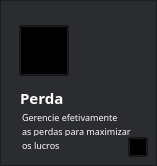
                                     <widget class="QFrame" name="frame_perda_3">
                                      <property name="minimumSize">
                                       <size>
                                        <width>151</width>
                                        <height>161</height>
                                       </size>
                                      </property>
                                      <property name="maximumSize">
                                       <size>
                                        <width>123456</width>
                                        <height>123456</height>
                                       </size>
                                      </property>
                                      <property name="styleSheet">
                                       <string notr="true">QFrame{
	background-color: rgba(32, 33, 37, 200);
	background-image: url(none);}

QFrame:hover
{border: 0.5px solid rgba(255, 255, 255, 80)}</string>
                                      </property>
                                      <property name="frameShape">
                                       <enum>QFrame::StyledPanel</enum>
                                      </property>
                                      <property name="frameShadow">
                                       <enum>QFrame::Raised</enum>
                                      </property>
                                      <widget class="QPushButton" name="btn_logo_perda_3">
                                       <property name="geometry">
                                        <rect>
                                         <x>19</x>
                                         <y>25</y>
                                         <width>50</width>
                                         <height>51</height>
                                        </rect>
                                       </property>
                                       <property name="styleSheet">
                                        <string notr="true">background-color: transparent</string>
                                       </property>
                                       <property name="text">
                                        <string/>
                                       </property>
                                       <property name="icon">
                                        <iconset>
                                         <normaloff>../../../images/svg_icons/icon_line_chart_down.svg</normaloff>../../../images/svg_icons/icon_line_chart_down.svg</iconset>
                                       </property>
                                       <property name="iconSize">
                                        <size>
                                         <width>57</width>
                                         <height>57</height>
                                        </size>
                                       </property>
                                      </widget>
                                      <widget class="QLabel" name="lbl_perda_3">
                                       <property name="geometry">
                                        <rect>
                                         <x>20</x>
                                         <y>90</y>
                                         <width>50</width>
                                         <height>16</height>
                                        </rect>
                                       </property>
                                       <property name="font">
                                        <font>
                                         <family>Segoe UI Semilight</family>
                                         <pointsize>11</pointsize>
                                         <bold>true</bold>
                                        </font>
                                       </property>
                                       <property name="styleSheet">
                                        <string notr="true">border:none;
color: rgb(255, 255, 255);
background-color: transparent</string>
                                       </property>
                                       <property name="text">
                                        <string>Perda</string>
                                       </property>
                                      </widget>
                                      <widget class="QLabel" name="lbl_info_perda_7">
                                       <property name="geometry">
                                        <rect>
                                         <x>22</x>
                                         <y>112</y>
                                         <width>101</width>
                                         <height>10</height>
                                        </rect>
                                       </property>
                                       <property name="font">
                                        <font>
                                         <family>Segoe UI Light</family>
                                         <pointsize>7</pointsize>
                                        </font>
                                       </property>
                                       <property name="styleSheet">
                                        <string notr="true">border:none;
color: rgb(255, 255, 255);
background-color: transparent</string>
                                       </property>
                                       <property name="text">
                                        <string>Gerencie efetivamente</string>
                                       </property>
                                       <property name="scaledContents">
                                        <bool>false</bool>
                                       </property>
                                      </widget>
                                      <widget class="QPushButton" name="btn_log_extra_perda_3">
                                       <property name="geometry">
                                        <rect>
                                         <x>128</x>
                                         <y>137</y>
                                         <width>20</width>
                                         <height>20</height>
                                        </rect>
                                       </property>
                                       <property name="styleSheet">
                                        <string notr="true">background-color: transparent</string>
                                       </property>
                                       <property name="icon">
                                        <iconset>
                                         <normaloff>../../../images/svg_icons/icon_push_notification.svg</normaloff>../../../images/svg_icons/icon_push_notification.svg</iconset>
                                       </property>
                                       <property name="iconSize">
                                        <size>
                                         <width>20</width>
                                         <height>20</height>
                                        </size>
                                       </property>
                                      </widget>
                                      <widget class="QLabel" name="lbl_info_perda_8">
                                       <property name="geometry">
                                        <rect>
                                         <x>22</x>
                                         <y>126</y>
                                         <width>111</width>
                                         <height>10</height>
                                        </rect>
                                       </property>
                                       <property name="font">
                                        <font>
                                         <family>Segoe UI Light</family>
                                         <pointsize>7</pointsize>
                                        </font>
                                       </property>
                                       <property name="styleSheet">
                                        <string notr="true">border:none;
color: rgb(255, 255, 255);
background-color: transparent</string>
                                       </property>
                                       <property name="text">
                                        <string>as perdas para maximizar</string>
                                       </property>
                                       <property name="scaledContents">
                                        <bool>false</bool>
                                       </property>
                                      </widget>
                                      <widget class="QLabel" name="lbl_info_perda_9">
                                       <property name="geometry">
                                        <rect>
                                         <x>22</x>
                                         <y>140</y>
                                         <width>50</width>
                                         <height>10</height>
                                        </rect>
                                       </property>
                                       <property name="font">
                                        <font>
                                         <family>Segoe UI Light</family>
                                         <pointsize>7</pointsize>
                                        </font>
                                       </property>
                                       <property name="styleSheet">
                                        <string notr="true">border:none;
color: rgb(255, 255, 255);
background-color: transparent</string>
                                       </property>
                                       <property name="text">
                                        <string>os lucros</string>
                                       </property>
                                       <property name="scaledContents">
                                        <bool>false</bool>
                                       </property>
                                      </widget>
                                     </widget>
